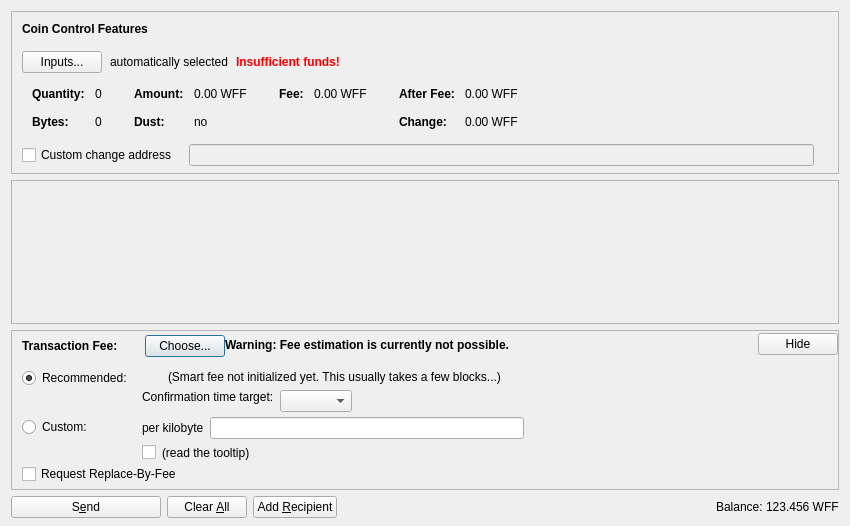
<?xml version="1.0" encoding="UTF-8"?>
<ui version="4.0">
 <class>SendCoinsDialog</class>
 <widget class="QDialog" name="SendCoinsDialog">
  <property name="geometry">
   <rect>
    <x>0</x>
    <y>0</y>
    <width>850</width>
    <height>526</height>
   </rect>
  </property>
  <property name="windowTitle">
   <string>Send Coins</string>
  </property>
  <layout class="QVBoxLayout" name="verticalLayout" stretch="0,1,0,0">
   <property name="bottomMargin">
    <number>8</number>
   </property>
   <item>
    <widget class="QFrame" name="frameCoinControl">
     <property name="sizePolicy">
      <sizepolicy hsizetype="Expanding" vsizetype="Expanding">
       <horstretch>0</horstretch>
       <verstretch>0</verstretch>
      </sizepolicy>
     </property>
     <property name="maximumSize">
      <size>
       <width>16777215</width>
       <height>16777215</height>
      </size>
     </property>
     <property name="frameShape">
      <enum>QFrame::StyledPanel</enum>
     </property>
     <property name="frameShadow">
      <enum>QFrame::Sunken</enum>
     </property>
     <layout class="QVBoxLayout" name="verticalLayoutCoinControl2">
      <property name="spacing">
       <number>0</number>
      </property>
      <property name="leftMargin">
       <number>0</number>
      </property>
      <property name="topMargin">
       <number>0</number>
      </property>
      <property name="rightMargin">
       <number>0</number>
      </property>
      <property name="bottomMargin">
       <number>6</number>
      </property>
      <item>
       <layout class="QVBoxLayout" name="verticalLayoutCoinControl" stretch="0,0,0,0,1">
        <property name="spacing">
         <number>0</number>
        </property>
        <property name="leftMargin">
         <number>10</number>
        </property>
        <property name="topMargin">
         <number>10</number>
        </property>
        <item>
         <layout class="QHBoxLayout" name="horizontalLayoutCoinControl1">
          <property name="bottomMargin">
           <number>15</number>
          </property>
          <item>
           <widget class="QLabel" name="labelCoinControlFeatures">
            <property name="sizePolicy">
             <sizepolicy hsizetype="Preferred" vsizetype="Maximum">
              <horstretch>0</horstretch>
              <verstretch>0</verstretch>
             </sizepolicy>
            </property>
            <property name="font">
             <font>
              <weight>75</weight>
              <bold>true</bold>
             </font>
            </property>
            <property name="styleSheet">
             <string notr="true">font-weight:bold;</string>
            </property>
            <property name="text">
             <string>Coin Control Features</string>
            </property>
           </widget>
          </item>
         </layout>
        </item>
        <item>
         <layout class="QHBoxLayout" name="horizontalLayoutCoinControl2" stretch="0,0,0,0">
          <property name="spacing">
           <number>8</number>
          </property>
          <property name="bottomMargin">
           <number>10</number>
          </property>
          <item>
           <widget class="QPushButton" name="pushButtonCoinControl">
            <property name="styleSheet">
             <string notr="true"/>
            </property>
            <property name="text">
             <string>Inputs...</string>
            </property>
            <property name="autoDefault">
             <bool>false</bool>
            </property>
           </widget>
          </item>
          <item>
           <widget class="QLabel" name="labelCoinControlAutomaticallySelected">
            <property name="text">
             <string>automatically selected</string>
            </property>
            <property name="margin">
             <number>5</number>
            </property>
           </widget>
          </item>
          <item>
           <widget class="QLabel" name="labelCoinControlInsuffFunds">
            <property name="font">
             <font>
              <weight>75</weight>
              <bold>true</bold>
             </font>
            </property>
            <property name="styleSheet">
             <string notr="true">color:red;font-weight:bold;</string>
            </property>
            <property name="text">
             <string>Insufficient funds!</string>
            </property>
            <property name="margin">
             <number>5</number>
            </property>
           </widget>
          </item>
          <item>
           <spacer name="horizontalSpacerCoinControl">
            <property name="orientation">
             <enum>Qt::Horizontal</enum>
            </property>
            <property name="sizeHint" stdset="0">
             <size>
              <width>40</width>
              <height>1</height>
             </size>
            </property>
           </spacer>
          </item>
         </layout>
        </item>
        <item>
         <widget class="QWidget" name="widgetCoinControl" native="true">
          <property name="sizePolicy">
           <sizepolicy hsizetype="Preferred" vsizetype="Preferred">
            <horstretch>0</horstretch>
            <verstretch>0</verstretch>
           </sizepolicy>
          </property>
          <property name="minimumSize">
           <size>
            <width>0</width>
            <height>0</height>
           </size>
          </property>
          <property name="styleSheet">
           <string notr="true"/>
          </property>
          <layout class="QHBoxLayout" name="horizontalLayoutCoinControl5">
           <property name="leftMargin">
            <number>0</number>
           </property>
           <property name="topMargin">
            <number>0</number>
           </property>
           <property name="rightMargin">
            <number>0</number>
           </property>
           <property name="bottomMargin">
            <number>0</number>
           </property>
           <item>
            <layout class="QHBoxLayout" name="horizontalLayoutCoinControl3" stretch="0,0,0,1">
             <property name="spacing">
              <number>20</number>
             </property>
             <property name="topMargin">
              <number>0</number>
             </property>
             <property name="bottomMargin">
              <number>10</number>
             </property>
             <item>
              <layout class="QFormLayout" name="formLayoutCoinControl1">
               <property name="horizontalSpacing">
                <number>10</number>
               </property>
               <property name="verticalSpacing">
                <number>14</number>
               </property>
               <property name="leftMargin">
                <number>10</number>
               </property>
               <property name="topMargin">
                <number>4</number>
               </property>
               <property name="rightMargin">
                <number>6</number>
               </property>
               <item row="0" column="0">
                <widget class="QLabel" name="labelCoinControlQuantityText">
                 <property name="font">
                  <font>
                   <weight>75</weight>
                   <bold>true</bold>
                  </font>
                 </property>
                 <property name="text">
                  <string>Quantity:</string>
                 </property>
                 <property name="margin">
                  <number>0</number>
                 </property>
                </widget>
               </item>
               <item row="0" column="1">
                <widget class="QLabel" name="labelCoinControlQuantity">
                 <property name="cursor">
                  <cursorShape>IBeamCursor</cursorShape>
                 </property>
                 <property name="contextMenuPolicy">
                  <enum>Qt::ActionsContextMenu</enum>
                 </property>
                 <property name="text">
                  <string notr="true">0</string>
                 </property>
                 <property name="margin">
                  <number>0</number>
                 </property>
                 <property name="textInteractionFlags">
                  <set>Qt::LinksAccessibleByMouse|Qt::TextSelectableByKeyboard|Qt::TextSelectableByMouse</set>
                 </property>
                </widget>
               </item>
               <item row="1" column="0">
                <widget class="QLabel" name="labelCoinControlBytesText">
                 <property name="font">
                  <font>
                   <weight>75</weight>
                   <bold>true</bold>
                  </font>
                 </property>
                 <property name="text">
                  <string>Bytes:</string>
                 </property>
                </widget>
               </item>
               <item row="1" column="1">
                <widget class="QLabel" name="labelCoinControlBytes">
                 <property name="cursor">
                  <cursorShape>IBeamCursor</cursorShape>
                 </property>
                 <property name="contextMenuPolicy">
                  <enum>Qt::ActionsContextMenu</enum>
                 </property>
                 <property name="text">
                  <string notr="true">0</string>
                 </property>
                 <property name="textInteractionFlags">
                  <set>Qt::LinksAccessibleByMouse|Qt::TextSelectableByKeyboard|Qt::TextSelectableByMouse</set>
                 </property>
                </widget>
               </item>
              </layout>
             </item>
             <item>
              <layout class="QFormLayout" name="formLayoutCoinControl2">
               <property name="horizontalSpacing">
                <number>10</number>
               </property>
               <property name="verticalSpacing">
                <number>14</number>
               </property>
               <property name="leftMargin">
                <number>6</number>
               </property>
               <property name="topMargin">
                <number>4</number>
               </property>
               <property name="rightMargin">
                <number>6</number>
               </property>
               <item row="0" column="0">
                <widget class="QLabel" name="labelCoinControlAmountText">
                 <property name="font">
                  <font>
                   <weight>75</weight>
                   <bold>true</bold>
                  </font>
                 </property>
                 <property name="text">
                  <string>Amount:</string>
                 </property>
                 <property name="margin">
                  <number>0</number>
                 </property>
                </widget>
               </item>
               <item row="0" column="1">
                <widget class="QLabel" name="labelCoinControlAmount">
                 <property name="cursor">
                  <cursorShape>IBeamCursor</cursorShape>
                 </property>
                 <property name="contextMenuPolicy">
                  <enum>Qt::ActionsContextMenu</enum>
                 </property>
                 <property name="text">
                  <string notr="true">0.00 WFF</string>
                 </property>
                 <property name="textInteractionFlags">
                  <set>Qt::LinksAccessibleByMouse|Qt::TextSelectableByKeyboard|Qt::TextSelectableByMouse</set>
                 </property>
                </widget>
               </item>
               <item row="1" column="0">
                <widget class="QLabel" name="labelCoinControlLowOutputText">
                 <property name="font">
                  <font>
                   <weight>75</weight>
                   <bold>true</bold>
                  </font>
                 </property>
                 <property name="text">
                  <string>Dust:</string>
                 </property>
                </widget>
               </item>
               <item row="1" column="1">
                <widget class="QLabel" name="labelCoinControlLowOutput">
                 <property name="cursor">
                  <cursorShape>IBeamCursor</cursorShape>
                 </property>
                 <property name="contextMenuPolicy">
                  <enum>Qt::ActionsContextMenu</enum>
                 </property>
                 <property name="text">
                  <string notr="true">no</string>
                 </property>
                 <property name="textInteractionFlags">
                  <set>Qt::LinksAccessibleByMouse|Qt::TextSelectableByKeyboard|Qt::TextSelectableByMouse</set>
                 </property>
                </widget>
               </item>
              </layout>
             </item>
             <item>
              <layout class="QFormLayout" name="formLayoutCoinControl3">
               <property name="horizontalSpacing">
                <number>10</number>
               </property>
               <property name="verticalSpacing">
                <number>14</number>
               </property>
               <property name="leftMargin">
                <number>6</number>
               </property>
               <property name="topMargin">
                <number>4</number>
               </property>
               <property name="rightMargin">
                <number>6</number>
               </property>
               <item row="0" column="0">
                <widget class="QLabel" name="labelCoinControlFeeText">
                 <property name="font">
                  <font>
                   <weight>75</weight>
                   <bold>true</bold>
                  </font>
                 </property>
                 <property name="text">
                  <string>Fee:</string>
                 </property>
                 <property name="margin">
                  <number>0</number>
                 </property>
                </widget>
               </item>
               <item row="0" column="1">
                <widget class="QLabel" name="labelCoinControlFee">
                 <property name="cursor">
                  <cursorShape>IBeamCursor</cursorShape>
                 </property>
                 <property name="contextMenuPolicy">
                  <enum>Qt::ActionsContextMenu</enum>
                 </property>
                 <property name="text">
                  <string notr="true">0.00 WFF</string>
                 </property>
                 <property name="textInteractionFlags">
                  <set>Qt::LinksAccessibleByMouse|Qt::TextSelectableByKeyboard|Qt::TextSelectableByMouse</set>
                 </property>
                </widget>
               </item>
              </layout>
             </item>
             <item>
              <layout class="QFormLayout" name="formLayoutCoinControl4">
               <property name="horizontalSpacing">
                <number>10</number>
               </property>
               <property name="verticalSpacing">
                <number>14</number>
               </property>
               <property name="leftMargin">
                <number>6</number>
               </property>
               <property name="topMargin">
                <number>4</number>
               </property>
               <property name="rightMargin">
                <number>6</number>
               </property>
               <item row="0" column="0">
                <widget class="QLabel" name="labelCoinControlAfterFeeText">
                 <property name="font">
                  <font>
                   <weight>75</weight>
                   <bold>true</bold>
                  </font>
                 </property>
                 <property name="text">
                  <string>After Fee:</string>
                 </property>
                 <property name="margin">
                  <number>0</number>
                 </property>
                </widget>
               </item>
               <item row="0" column="1">
                <widget class="QLabel" name="labelCoinControlAfterFee">
                 <property name="cursor">
                  <cursorShape>IBeamCursor</cursorShape>
                 </property>
                 <property name="contextMenuPolicy">
                  <enum>Qt::ActionsContextMenu</enum>
                 </property>
                 <property name="text">
                  <string notr="true">0.00 WFF</string>
                 </property>
                 <property name="textInteractionFlags">
                  <set>Qt::LinksAccessibleByMouse|Qt::TextSelectableByKeyboard|Qt::TextSelectableByMouse</set>
                 </property>
                </widget>
               </item>
               <item row="1" column="0">
                <widget class="QLabel" name="labelCoinControlChangeText">
                 <property name="font">
                  <font>
                   <weight>75</weight>
                   <bold>true</bold>
                  </font>
                 </property>
                 <property name="text">
                  <string>Change:</string>
                 </property>
                </widget>
               </item>
               <item row="1" column="1">
                <widget class="QLabel" name="labelCoinControlChange">
                 <property name="cursor">
                  <cursorShape>IBeamCursor</cursorShape>
                 </property>
                 <property name="contextMenuPolicy">
                  <enum>Qt::ActionsContextMenu</enum>
                 </property>
                 <property name="text">
                  <string notr="true">0.00 WFF</string>
                 </property>
                 <property name="textInteractionFlags">
                  <set>Qt::LinksAccessibleByMouse|Qt::TextSelectableByKeyboard|Qt::TextSelectableByMouse</set>
                 </property>
                </widget>
               </item>
              </layout>
             </item>
            </layout>
           </item>
          </layout>
         </widget>
        </item>
        <item>
         <layout class="QHBoxLayout" name="horizontalLayoutCoinControl4" stretch="0,0,0">
          <property name="spacing">
           <number>12</number>
          </property>
          <property name="sizeConstraint">
           <enum>QLayout::SetDefaultConstraint</enum>
          </property>
          <property name="topMargin">
           <number>5</number>
          </property>
          <property name="rightMargin">
           <number>5</number>
          </property>
          <item>
           <widget class="QCheckBox" name="checkBoxCoinControlChange">
            <property name="toolTip">
             <string>If this is activated, but the change address is empty or invalid, change will be sent to a newly generated address.</string>
            </property>
            <property name="text">
             <string>Custom change address</string>
            </property>
           </widget>
          </item>
          <item>
           <widget class="QValidatedLineEdit" name="lineEditCoinControlChange">
            <property name="enabled">
             <bool>false</bool>
            </property>
            <property name="sizePolicy">
             <sizepolicy hsizetype="Expanding" vsizetype="Fixed">
              <horstretch>0</horstretch>
              <verstretch>0</verstretch>
             </sizepolicy>
            </property>
           </widget>
          </item>
          <item>
           <widget class="QLabel" name="labelCoinControlChangeLabel">
            <property name="sizePolicy">
             <sizepolicy hsizetype="Preferred" vsizetype="Expanding">
              <horstretch>0</horstretch>
              <verstretch>0</verstretch>
             </sizepolicy>
            </property>
            <property name="minimumSize">
             <size>
              <width>0</width>
              <height>0</height>
             </size>
            </property>
            <property name="text">
             <string/>
            </property>
            <property name="margin">
             <number>3</number>
            </property>
           </widget>
          </item>
         </layout>
        </item>
        <item>
         <spacer name="verticalSpacerCoinControl">
          <property name="orientation">
           <enum>Qt::Vertical</enum>
          </property>
          <property name="sizeHint" stdset="0">
           <size>
            <width>800</width>
            <height>1</height>
           </size>
          </property>
         </spacer>
        </item>
       </layout>
      </item>
     </layout>
    </widget>
   </item>
   <item>
    <widget class="QScrollArea" name="scrollArea">
     <property name="widgetResizable">
      <bool>true</bool>
     </property>
     <widget class="QWidget" name="scrollAreaWidgetContents">
      <property name="geometry">
       <rect>
        <x>0</x>
        <y>0</y>
        <width>830</width>
        <height>104</height>
       </rect>
      </property>
      <layout class="QVBoxLayout" name="verticalLayout_2" stretch="0,1">
       <property name="leftMargin">
        <number>0</number>
       </property>
       <property name="topMargin">
        <number>0</number>
       </property>
       <property name="rightMargin">
        <number>0</number>
       </property>
       <property name="bottomMargin">
        <number>0</number>
       </property>
       <item>
        <layout class="QVBoxLayout" name="entries">
         <property name="spacing">
          <number>6</number>
         </property>
        </layout>
       </item>
       <item>
        <spacer name="verticalSpacer">
         <property name="orientation">
          <enum>Qt::Vertical</enum>
         </property>
         <property name="sizeHint" stdset="0">
          <size>
           <width>20</width>
           <height>40</height>
          </size>
         </property>
        </spacer>
       </item>
      </layout>
     </widget>
    </widget>
   </item>
   <item>
    <widget class="QFrame" name="frameFee">
     <property name="sizePolicy">
      <sizepolicy hsizetype="Expanding" vsizetype="Expanding">
       <horstretch>0</horstretch>
       <verstretch>0</verstretch>
      </sizepolicy>
     </property>
     <property name="maximumSize">
      <size>
       <width>16777215</width>
       <height>16777215</height>
      </size>
     </property>
     <property name="frameShape">
      <enum>QFrame::StyledPanel</enum>
     </property>
     <property name="frameShadow">
      <enum>QFrame::Sunken</enum>
     </property>
     <layout class="QVBoxLayout" name="verticalLayoutFee1">
      <property name="spacing">
       <number>0</number>
      </property>
      <property name="leftMargin">
       <number>0</number>
      </property>
      <property name="topMargin">
       <number>0</number>
      </property>
      <property name="rightMargin">
       <number>0</number>
      </property>
      <property name="bottomMargin">
       <number>0</number>
      </property>
      <item>
       <layout class="QVBoxLayout" name="verticalLayoutFee2" stretch="0,0,0">
        <property name="spacing">
         <number>0</number>
        </property>
        <property name="leftMargin">
         <number>10</number>
        </property>
        <property name="topMargin">
         <number>0</number>
        </property>
        <item>
         <layout class="QHBoxLayout" name="horizontalLayoutFee1">
          <property name="bottomMargin">
           <number>0</number>
          </property>
          <item>
           <layout class="QVBoxLayout" name="verticalLayoutFee7">
            <property name="spacing">
             <number>0</number>
            </property>
            <item>
             <spacer name="verticalSpacerSmartFee">
              <property name="orientation">
               <enum>Qt::Vertical</enum>
              </property>
              <property name="sizeType">
               <enum>QSizePolicy::Fixed</enum>
              </property>
              <property name="sizeHint" stdset="0">
               <size>
                <width>1</width>
                <height>4</height>
               </size>
              </property>
             </spacer>
            </item>
            <item>
             <layout class="QHBoxLayout" name="horizontalLayoutSmartFee">
              <property name="spacing">
               <number>10</number>
              </property>
              <item>
               <widget class="QLabel" name="labelFeeHeadline">
                <property name="sizePolicy">
                 <sizepolicy hsizetype="Preferred" vsizetype="Maximum">
                  <horstretch>0</horstretch>
                  <verstretch>0</verstretch>
                 </sizepolicy>
                </property>
                <property name="font">
                 <font>
                  <weight>75</weight>
                  <bold>true</bold>
                 </font>
                </property>
                <property name="styleSheet">
                 <string notr="true">font-weight:bold;</string>
                </property>
                <property name="text">
                 <string>Transaction Fee:</string>
                </property>
               </widget>
              </item>
              <item>
               <widget class="QLabel" name="labelFeeMinimized">
                <property name="text">
                 <string/>
                </property>
               </widget>
              </item>
              <item>
               <widget class="QPushButton" name="buttonChooseFee">
                <property name="text">
                 <string>Choose...</string>
                </property>
               </widget>
              </item>
             </layout>
            </item>
            <item>
             <spacer name="verticalSpacer_5">
              <property name="orientation">
               <enum>Qt::Vertical</enum>
              </property>
              <property name="sizeHint" stdset="0">
               <size>
                <width>1</width>
                <height>1</height>
               </size>
              </property>
             </spacer>
            </item>
           </layout>
          </item>
          <item>
           <widget class="QLabel" name="fallbackFeeWarningLabel">
            <property name="toolTip">
             <string>Using the fallbackfee can result in sending a transaction that will take several hours or days (or never) to confirm. Consider choosing your fee manually or wait until you have validated the complete chain.</string>
            </property>
            <property name="font">
            <font>
                <weight>75</weight>
                <bold>true</bold>
            </font>
            </property>
            <property name="text">
             <string>Warning: Fee estimation is currently not possible.</string>
            </property>
            <property name="wordWrap">
             <bool>false</bool>
            </property>
           </widget>
          </item>
          <item>
           <spacer name="horizontalSpacer_4">
            <property name="orientation">
             <enum>Qt::Horizontal</enum>
            </property>
            <property name="sizeType">
             <enum>QSizePolicy::MinimumExpanding</enum>
            </property>
            <property name="sizeHint" stdset="0">
             <size>
              <width>40</width>
              <height>20</height>
             </size>
            </property>
           </spacer>
          </item>
          <item>
           <widget class="QPushButton" name="buttonMinimizeFee">
            <property name="toolTip">
             <string>collapse fee-settings</string>
            </property>
            <property name="text">
             <string>Hide</string>
            </property>
           </widget>
          </item>
         </layout>
        </item>
        <item>
         <widget class="QFrame" name="frameFeeSelection">
          <layout class="QVBoxLayout" name="verticalLayoutFee12">
           <property name="spacing">
            <number>0</number>
           </property>
           <property name="leftMargin">
            <number>0</number>
           </property>
           <property name="topMargin">
            <number>0</number>
           </property>
           <property name="rightMargin">
            <number>0</number>
           </property>
           <property name="bottomMargin">
            <number>0</number>
           </property>
           <item>
            <layout class="QGridLayout" name="gridLayoutFee">
             <property name="topMargin">
              <number>10</number>
             </property>
             <property name="bottomMargin">
              <number>4</number>
             </property>
             <property name="horizontalSpacing">
              <number>10</number>
             </property>
             <property name="verticalSpacing">
              <number>4</number>
             </property>
             <item row="1" column="1">
              <layout class="QVBoxLayout" name="verticalLayoutFee8">
               <property name="spacing">
                <number>6</number>
               </property>
               <item>
                <layout class="QHBoxLayout" name="horizontalLayoutFee13">
                 <item>
                  <widget class="QLabel" name="labelCustomPerKilobyte">
                   <property name="toolTip">
                    <string>If the custom fee is set to 1000 satoshis and the transaction is only 250 bytes, then &quot;per kilobyte&quot; only pays 250 satoshis in fee, while &quot;total at least&quot; pays 1000 satoshis. For transactions bigger than a kilobyte both pay by kilobyte.</string>
                   </property>
                   <property name="text">
                    <string>per kilobyte</string>
                   </property>
                  </widget>
                 </item>
                 <item>
                  <widget class="WhiffAmountField" name="customFee"/>
                 </item>
                 <item>
                  <spacer name="horizontalSpacer_6">
                   <property name="orientation">
                    <enum>Qt::Horizontal</enum>
                   </property>
                   <property name="sizeHint" stdset="0">
                    <size>
                     <width>1</width>
                     <height>1</height>
                    </size>
                   </property>
                  </spacer>
                 </item>
                </layout>
               </item>
               <item>
                <layout class="QHBoxLayout" name="horizontalLayoutFee8">
                 <item>
                  <widget class="QCheckBox" name="checkBoxMinimumFee">
                   <property name="toolTip">
                    <string>Paying only the minimum fee is just fine as long as there is less transaction volume than space in the blocks. But be aware that this can end up in a never confirming transaction once there is more demand for whiff transactions than the network can process.</string>
                   </property>
                   <property name="text">
                    <string/>
                   </property>
                  </widget>
                 </item>
                 <item>
                  <widget class="QLabel" name="labelMinFeeWarning">
                   <property name="enabled">
                    <bool>true</bool>
                   </property>
                   <property name="toolTip">
                    <string>Paying only the minimum fee is just fine as long as there is less transaction volume than space in the blocks. But be aware that this can end up in a never confirming transaction once there is more demand for whiff transactions than the network can process.</string>
                   </property>
                   <property name="text">
                    <string>(read the tooltip)</string>
                   </property>
                   <property name="margin">
                    <number>5</number>
                   </property>
                  </widget>
                 </item>
                 <item>
                  <spacer name="horizontalSpacer_2">
                   <property name="orientation">
                    <enum>Qt::Horizontal</enum>
                   </property>
                   <property name="sizeHint" stdset="0">
                    <size>
                     <width>1</width>
                     <height>1</height>
                    </size>
                   </property>
                  </spacer>
                 </item>
                </layout>
               </item>
              </layout>
             </item>
             <item row="0" column="0">
              <layout class="QVBoxLayout" name="verticalLayoutFee4" stretch="0,1">
               <item>
                <widget class="QRadioButton" name="radioSmartFee">
                 <property name="text">
                  <string>Recommended:</string>
                 </property>
                 <property name="checked">
                  <bool>true</bool>
                 </property>
                 <attribute name="buttonGroup">
                  <string notr="true">groupFee</string>
                 </attribute>
                </widget>
               </item>
               <item>
                <spacer name="verticalSpacer_2">
                 <property name="orientation">
                  <enum>Qt::Vertical</enum>
                 </property>
                 <property name="sizeHint" stdset="0">
                  <size>
                   <width>1</width>
                   <height>1</height>
                  </size>
                 </property>
                </spacer>
               </item>
              </layout>
             </item>
             <item row="1" column="0">
              <layout class="QVBoxLayout" name="verticalLayoutFee9" stretch="0,1">
               <item>
                <widget class="QRadioButton" name="radioCustomFee">
                 <property name="text">
                  <string>Custom:</string>
                 </property>
                 <attribute name="buttonGroup">
                  <string notr="true">groupFee</string>
                 </attribute>
                </widget>
               </item>
               <item>
                <spacer name="verticalSpacer_6">
                 <property name="orientation">
                  <enum>Qt::Vertical</enum>
                 </property>
                 <property name="sizeHint" stdset="0">
                  <size>
                   <width>1</width>
                   <height>1</height>
                  </size>
                 </property>
                </spacer>
               </item>
              </layout>
             </item>
             <item row="0" column="1">
              <layout class="QVBoxLayout" name="verticalLayoutFee3" stretch="0,0,1">
               <property name="spacing">
                <number>6</number>
               </property>
               <property name="topMargin">
                <number>2</number>
               </property>
               <item>
                <layout class="QHBoxLayout" name="horizontalLayoutFee12">
                 <item>
                  <widget class="QLabel" name="labelSmartFee">
                   <property name="text">
                    <string/>
                   </property>
                   <property name="margin">
                    <number>2</number>
                   </property>
                  </widget>
                 </item>
                 <item>
                  <widget class="QLabel" name="labelFeeEstimation">
                   <property name="text">
                    <string/>
                   </property>
                  </widget>
                 </item>
                 <item>
                  <widget class="QLabel" name="labelSmartFee2">
                   <property name="text">
                    <string>(Smart fee not initialized yet. This usually takes a few blocks...)</string>
                   </property>
                   <property name="margin">
                    <number>2</number>
                   </property>
                  </widget>
                 </item>
                 <item>
                  <spacer name="horizontalSpacer_5">
                   <property name="orientation">
                    <enum>Qt::Horizontal</enum>
                   </property>
                   <property name="sizeHint" stdset="0">
                    <size>
                     <width>1</width>
                     <height>1</height>
                    </size>
                   </property>
                  </spacer>
                 </item>
                </layout>
               </item>
               <item>
                <layout class="QHBoxLayout" name="horizontalLayoutFee9">
                 <item>
                  <layout class="QVBoxLayout" name="verticalLayoutFee6">
                   <item>
                    <widget class="QLabel" name="labelSmartFee3">
                     <property name="text">
                      <string>Confirmation time target:</string>
                     </property>
                     <property name="margin">
                      <number>2</number>
                     </property>
                    </widget>
                   </item>
                   <item>
                    <spacer name="verticalSpacer_3">
                     <property name="orientation">
                      <enum>Qt::Vertical</enum>
                     </property>
                     <property name="sizeHint" stdset="0">
                      <size>
                       <width>1</width>
                       <height>1</height>
                      </size>
                     </property>
                    </spacer>
                   </item>
                  </layout>
                 </item>
                 <item>
                  <layout class="QVBoxLayout" name="verticalLayoutFee5">
                   <property name="rightMargin">
                    <number>30</number>
                   </property>
                   <item>
                    <layout class="QHBoxLayout" name="horizontalLayoutConfTarget">
                     <property name="bottomMargin">
                      <number>0</number>
                     </property>
                     <item>
                      <widget class="QComboBox" name="confTargetSelector"/>
                     </item>
                     <item>
                      <spacer name="horizontalSpacerConfTarget">
                       <property name="orientation">
                        <enum>Qt::Horizontal</enum>
                       </property>
                       <property name="sizeHint" stdset="0">
                        <size>
                         <width>40</width>
                         <height>20</height>
                        </size>
                       </property>
                      </spacer>
                     </item>
                    </layout>
                   </item>
                  </layout>
                 </item>
                </layout>
               </item>
               <item>
                <spacer name="verticalSpacer_4">
                 <property name="orientation">
                  <enum>Qt::Vertical</enum>
                 </property>
                 <property name="sizeHint" stdset="0">
                  <size>
                   <width>1</width>
                   <height>1</height>
                  </size>
                 </property>
                </spacer>
               </item>
              </layout>
             </item>
            </layout>
           </item>
           <item>
            <widget class="QCheckBox" name="optInRBF">
             <property name="text">
              <string>Request Replace-By-Fee</string>
             </property>
             <property name="toolTip">
              <string>Indicates that the sender may wish to replace this transaction with a new one paying higher fees (prior to being confirmed).</string>
             </property>
            </widget>
           </item>
          </layout>
         </widget>
        </item>
        <item>
         <spacer name="verticalSpacerFee">
          <property name="orientation">
           <enum>Qt::Vertical</enum>
          </property>
          <property name="sizeHint" stdset="0">
           <size>
            <width>40</width>
            <height>5</height>
           </size>
          </property>
         </spacer>
        </item>
       </layout>
      </item>
     </layout>
    </widget>
   </item>
   <item>
    <layout class="QHBoxLayout" name="horizontalLayout">
     <item>
      <widget class="QPushButton" name="sendButton">
       <property name="minimumSize">
        <size>
         <width>150</width>
         <height>0</height>
        </size>
       </property>
       <property name="toolTip">
        <string>Confirm the send action</string>
       </property>
       <property name="text">
        <string>S&amp;end</string>
       </property>
       <property name="icon">
        <iconset resource="../whiff.qrc">
         <normaloff>:/icons/send</normaloff>:/icons/send</iconset>
       </property>
       <property name="autoDefault">
        <bool>false</bool>
       </property>
       <property name="default">
        <bool>false</bool>
       </property>
      </widget>
     </item>
     <item>
      <widget class="QPushButton" name="clearButton">
       <property name="sizePolicy">
        <sizepolicy hsizetype="Minimum" vsizetype="Fixed">
         <horstretch>0</horstretch>
         <verstretch>0</verstretch>
        </sizepolicy>
       </property>
       <property name="toolTip">
        <string>Clear all fields of the form.</string>
       </property>
       <property name="text">
        <string>Clear &amp;All</string>
       </property>
       <property name="icon">
        <iconset resource="../whiff.qrc">
         <normaloff>:/icons/remove</normaloff>:/icons/remove</iconset>
       </property>
       <property name="autoDefault">
        <bool>false</bool>
       </property>
      </widget>
     </item>
     <item>
      <widget class="QPushButton" name="addButton">
       <property name="toolTip">
        <string>Send to multiple recipients at once</string>
       </property>
       <property name="text">
        <string>Add &amp;Recipient</string>
       </property>
       <property name="icon">
        <iconset resource="../whiff.qrc">
         <normaloff>:/icons/add</normaloff>:/icons/add</iconset>
       </property>
       <property name="autoDefault">
        <bool>false</bool>
       </property>
      </widget>
     </item>
     <item>
      <spacer name="horizontalSpacer">
       <property name="orientation">
        <enum>Qt::Horizontal</enum>
       </property>
       <property name="sizeHint" stdset="0">
        <size>
         <width>40</width>
         <height>20</height>
        </size>
       </property>
      </spacer>
     </item>
     <item>
      <layout class="QHBoxLayout" name="horizontalLayout_2">
       <property name="spacing">
        <number>3</number>
       </property>
       <item>
        <widget class="QLabel" name="label">
         <property name="sizePolicy">
          <sizepolicy hsizetype="Preferred" vsizetype="Fixed">
           <horstretch>0</horstretch>
           <verstretch>0</verstretch>
          </sizepolicy>
         </property>
         <property name="text">
          <string>Balance:</string>
         </property>
        </widget>
       </item>
       <item>
        <widget class="QLabel" name="labelBalance">
         <property name="sizePolicy">
          <sizepolicy hsizetype="Preferred" vsizetype="Fixed">
           <horstretch>0</horstretch>
           <verstretch>0</verstretch>
          </sizepolicy>
         </property>
         <property name="cursor">
          <cursorShape>IBeamCursor</cursorShape>
         </property>
         <property name="text">
          <string notr="true">123.456 WFF</string>
         </property>
         <property name="textInteractionFlags">
          <set>Qt::LinksAccessibleByMouse|Qt::TextSelectableByKeyboard|Qt::TextSelectableByMouse</set>
         </property>
        </widget>
       </item>
      </layout>
     </item>
    </layout>
   </item>
  </layout>
 </widget>
 <customwidgets>
  <customwidget>
   <class>QValidatedLineEdit</class>
   <extends>QLineEdit</extends>
   <header>qvalidatedlineedit.h</header>
  </customwidget>
  <customwidget>
   <class>WhiffAmountField</class>
   <extends>QLineEdit</extends>
   <header>whiffamountfield.h</header>
   <container>1</container>
  </customwidget>
 </customwidgets>
 <resources>
  <include location="../whiff.qrc"/>
 </resources>
 <connections/>
 <buttongroups>
  <buttongroup name="groupFee"/>
 </buttongroups>
</ui>
